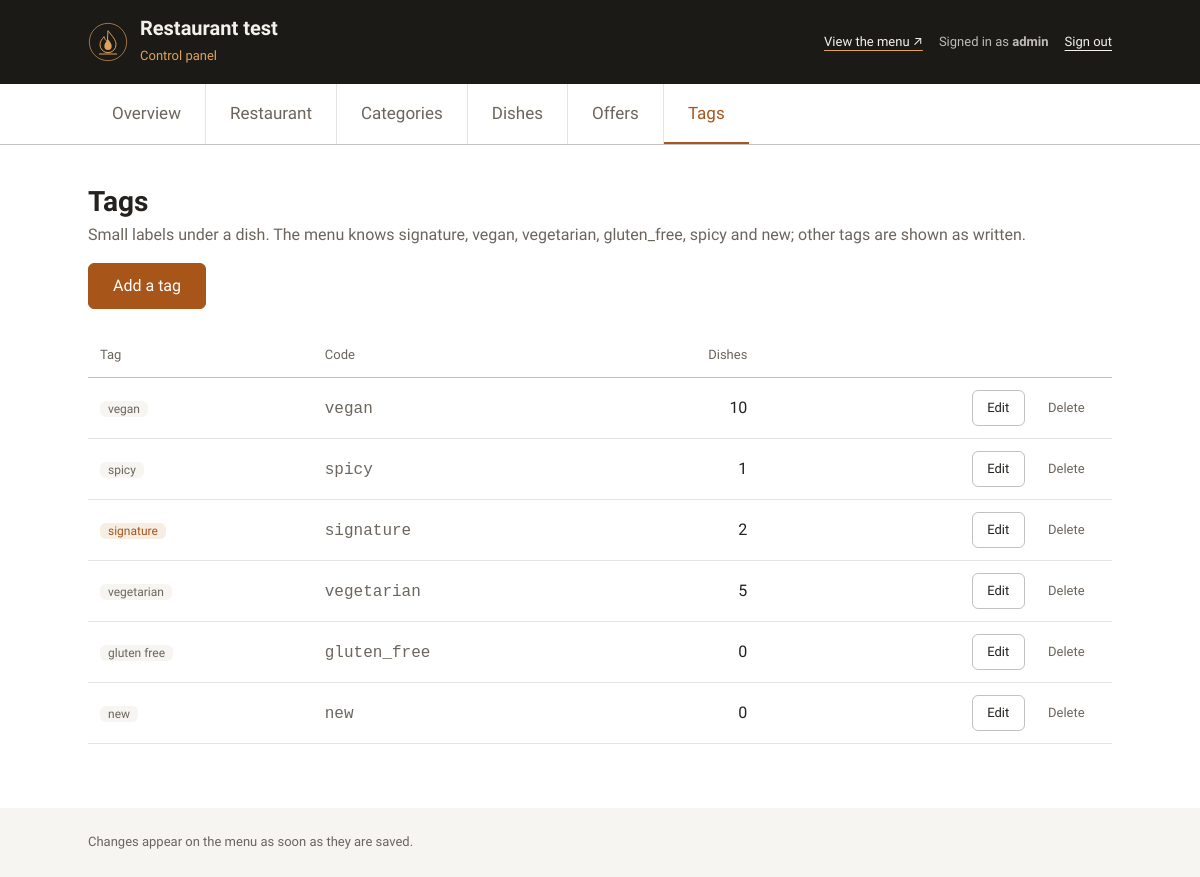
The page /panel/tags/ (signed in) on the database its author committed.
### menu/models.py (models this page shows, shortened)
class Restaurant(models.Model):
    name = models.CharField(max_length=120)
    tagline = models.CharField(max_length=160, blank=True)
    description = models.TextField(blank=True, help_text="One or two sentences.")
    logo = models.FileField(
        upload_to="brand/",
        blank=True,
        validators=[FileExtensionValidator(LOGO_EXTENSIONS)],
        help_text="SVG or transparent PNG, light artwork (it sits on the dark photo).",
    )
    hero_image = models.ImageField(
        upload_to="brand/", blank=True, help_text="Landscape, at least 1920 × 1080."
    )
    currency = models.CharField(
        max_length=3, default="LBP", help_text="ISO 4217 code, e.g. LBP, USD, EUR."
    )
    address = models.CharField(max_length=255, blank=True)
    phone = models.CharField(max_length=40, blank=True)
    email = models.EmailField(blank=True)
    whatsapp_number = models.CharField(
        "WhatsApp number for orders",
        max_length=20,
        blank=True,
        validators=[whatsapp_validator],
        help_text="Digits only, in full international form: 9613000000. Leave empty to turn ordering off.",
    )
    delivery_fee = models.DecimalField(
        max_digits=12,
        decimal_places=2,
        default=0,
        validators=[MinValueValidator(0)],
        help_text="Added to the order when the customer chooses delivery. 0 is shown as “Free”.",
    )
    delivery_enabled = models.BooleanField(
        "home delivery offered", default=True, help_text="Off removes the delivery choice from the cart."
    )
    pickup_enabled = models.BooleanField(
        "pickup offered", default=True, help_text="Off removes the pickup choice from the cart."
    )
    reservation_enabled = models.BooleanField(
        "table reservation offered",
        default=True,
        help_text="Off removes the table reservation choice from the cart.",
    )
    delivery_note = models.CharField(
        max_length=160,
        blank=True,
        help_text="Shown under the delivery choice, e.g. “Delivery inside Chhim only”.",
    )
    @classmethod
    def load(cls):
        return cls.objects.filter(pk=1).first()

class Tag(models.Model):
    code = models.SlugField(
        unique=True,
        help_text="Lowercase, e.g. signature, vegan, vegetarian, gluten_free, spicy, new.",
    )
    class Meta:
        ordering = ["code"]
    @property
    def label(self):
        return self.code.replace("_", " ").replace("-", " ")

### dashboard/views.py (the view)
# urls.py: path("tags/", views.TagListView.as_view(), name="tag_list"),
class TagListView(TagMixin, ListView):
    template_name = "dashboard/tag_list.html"
    def get_queryset(self):
        return Tag.objects.annotate(dish_total=Count("dishes"))

### dashboard/context_processors.py (called while the page is built)
def panel(request):
    if not request.path.startswith("/panel/"):
        return {}
    return {
        "panel_restaurant": Restaurant.load(),
        "menu_site_url": settings.MENU_SITE_URL,
    }

### dashboard/views.py (called while the page is built)
    def test_func(self):
        user = self.request.user
        return user.is_active and user.is_staff

### dashboard/templates/dashboard/tag_list.html (shortened to what this page needs)
{% extends "dashboard/base.html" %}
{% block content %}
<div class="page-head">
  <div>
    <h1 class="page-head__title">Tags</h1>
    <p class="page-head__lead">Small labels under a dish. The menu knows signature, vegan, vegetarian, gluten_free, spicy and new; other tags are shown as written.</p>
  </div>
  <a class="button button--primary" href="{% url 'dashboard:tag_create' %}">Add a tag</a>
</div>
{% if object_list %}
  <div class="table-wrap">
    <table class="table">
      <thead>
        <tr><th>Tag</th><th>Code</th><th class="num">Dishes</th><th><span class="visually-hidden">Actions</span></th></tr>
      </thead>
      <tbody>
        {% for tag in object_list %}
          <tr>
            <td><span class="tag tag--{{ tag.code }}">{{ tag.label }}</span></td>
            <td class="muted"><code>{{ tag.code }}</code></td>
            <td class="num">{{ tag.dish_total }}</td>
            <td>
              <div class="actions">
                <a class="button button--small" href="{% url 'dashboard:tag_update' tag.pk %}">Edit</a>
                <a class="button button--small button--quiet" href="{% url 'dashboard:tag_delete' tag.pk %}">Delete</a>
              </div>
            </td>
          </tr>
        {% endfor %}
      </tbody>
    </table>
  </div>
{% else %}
  <p class="empty">No tags yet. <a href="{% url 'dashboard:tag_create' %}">Add the first one</a>.</p>
{% endif %}
{% endblock %}

### dashboard/templates/dashboard/base.html (shortened to what this page needs)
{% load static %}<!doctype html>
<html lang="en" dir="ltr">
<head>
  <link rel="stylesheet" href="{% static 'dashboard/css/panel.css' %}">
</head>
<body>
{% block body %}
  <header class="panel-header">
    <div class="wrap panel-header__inner">
      <a class="brand" href="{% url 'dashboard:overview' %}">
        <img class="brand__logo" src="{% if panel_restaurant.logo %}{{ panel_restaurant.logo.url }}{% else %}{% static 'dashboard/img/logo.svg' %}{% endif %}" alt="">
        <span>
          <span class="brand__name">{{ panel_restaurant.name|default:"Menu" }}</span><br>
          <span class="brand__sub">Control panel</span>
        </span>
      </a>
      <div class="account">
        <a href="{{ menu_site_url }}" target="_blank" rel="noopener">View the menu ↗</a>
        <span>Signed in as <strong>{{ user.get_username }}</strong></span>
        <form method="post" action="{% url 'dashboard:logout' %}">
          <button class="link-button" type="submit">Sign out</button>
        </form>
      </div>
    </div>
  </header>
  {% with section=view.section %}
  <nav class="panel-nav" aria-label="Panel sections">
    <ul class="tabs" role="list">
      <li class="tabs__item"><a class="tabs__link" href="{% url 'dashboard:overview' %}"{% if section == 'overview' %} aria-current="page"{% endif %}>Overview</a></li>
      <li class="tabs__item"><a class="tabs__link" href="{% url 'dashboard:restaurant' %}"{% if section == 'restaurant' %} aria-current="page"{% endif %}>Restaurant</a></li>
      <li class="tabs__item"><a class="tabs__link" href="{% url 'dashboard:category_list' %}"{% if section == 'categories' %} aria-current="page"{% endif %}>Categories</a></li>
      <li class="tabs__item"><a class="tabs__link" href="{% url 'dashboard:dish_list' %}"{% if section == 'dishes' %} aria-current="page"{% endif %}>Dishes</a></li>
      <li class="tabs__item"><a class="tabs__link" href="{% url 'dashboard:offer_list' %}"{% if section == 'offers' %} aria-current="page"{% endif %}>Offers</a></li>
      <li class="tabs__item"><a class="tabs__link" href="{% url 'dashboard:tag_list' %}"{% if section == 'tags' %} aria-current="page"{% endif %}>Tags</a></li>
    </ul>
  </nav>
  {% endwith %}
  <main class="panel" id="content" tabindex="-1">
    <div class="wrap">
      {% block content %}{% endblock %}
    </div>
  </main>
  <footer class="panel-footer">
    <div class="wrap">Changes appear on the menu as soon as they are saved.</div>
  </footer>
{% endblock %}
</body>
</html>

### dashboard/static/dashboard/css/panel.css (style rules this page uses)
:root { --panel-max: 64rem; --color-danger: #a12a1f; --color-danger-soft: #fbeceb; --color-success: #2f6b3a; --color-success-soft: #e9f3ea; }
body { display: flex; flex-direction: column; background: var(--color-bg); }
.wrap { width: min(100% - 2 * var(--gutter), var(--panel-max)); margin-inline: auto; }
.panel-header { background: var(--dark); color: var(--dark-text); }
.panel-header__inner { display: flex; flex-wrap: wrap; align-items: center; justify-content: space-between; gap: var(--space-s) var(--space-l); padding-block: var(--space-m); }
.brand { display: flex; align-items: center; gap: var(--space-s); color: inherit; text-decoration: none; }
.brand__logo { width: 2.5rem; height: 2.5rem; object-fit: contain; }
.brand__name { font-size: var(--step-2); font-weight: 600; line-height: 1.2; }
.brand__sub { font-size: var(--step--1); color: #e0a15a; }
.account { display: flex; flex-wrap: wrap; align-items: center; gap: var(--space-xs) var(--space-m); font-size: var(--step--1); color: rgb(244 241 234 / 0.75); }
.account a, .link-button { color: var(--dark-text); text-underline-offset: 0.3em; text-decoration-color: #e0a15a; }
.link-button { padding: 0; border: 0; background: none; font: inherit; text-decoration: underline; text-decoration-thickness: 1px; }
.panel-nav { position: sticky; top: 0; z-index: 20; background: var(--color-bg); border-block-end: 1px solid var(--color-line-strong); }
.panel-nav ul.tabs { width: min(100% - 2 * var(--gutter), var(--panel-max)); }
main.panel { flex: 1; padding-block: var(--space-xl) var(--space-2xl); }
.page-head { display: flex; flex-wrap: wrap; align-items: end; justify-content: space-between; gap: var(--space-m); margin-block-end: var(--space-l); }
.page-head__title { font-size: var(--step-3); }
.page-head__lead { margin-block-start: var(--space-2xs); color: var(--color-text-muted); }
.actions { display: flex; flex-wrap: wrap; align-items: center; gap: var(--space-xs); }
.button--primary { border-color: var(--color-accent); background: var(--color-accent); color: #fff; }
.button--small { min-height: 2.25rem; padding: 0.3rem 0.9rem; font-size: var(--step--1); }
.button--quiet { border-color: transparent; color: var(--color-text-muted); }
.table-wrap { overflow-x: auto; }
.table { width: 100%; border-collapse: collapse; }
.table th, .table td { padding: var(--space-s) var(--space-s); border-block-end: 1px solid var(--color-line); text-align: start; vertical-align: middle; }
.table th { font-size: var(--step--1); font-weight: 500; color: var(--color-text-muted); border-block-end-color: var(--color-line-strong); }
.table td.num, .table th.num { text-align: end; font-variant-numeric: tabular-nums; }
.table .actions { justify-content: end; }
.muted { color: var(--color-text-muted); }
.panel-footer { padding-block: var(--space-l); background: var(--color-surface); font-size: var(--step--1); color: var(--color-text-muted); }

### dashboard/static/dashboard/css/base/tokens.css (style rules this page uses)
:root { color-scheme: light; --color-bg: #ffffff; --color-surface: #f6f5f2; --color-text: #24211e; --color-text-muted: #6b655e; --color-accent: #a8551a; --color-accent-soft: #f6ede3; --color-line: rgb(36 33 30 / 0.12); --color-line-strong: rgb(36 33 30 / 0.28); --color-skeleton: rgb(36 33 30 / 0.08); --color-skeleton-shine: rgb(255 255 255 / 0.65); --color-backdrop: rgb(27 26 23 / 0.55); --color-focus: #a8551a; --dark: #1b1a17; --dark-text: #f4f1ea; --font-body: "IBM Plex Sans Arabic", system-ui, -apple-system, "Segoe UI", sans-serif; --step--1: 0.8125rem; --step-0: 1rem; --step-1: 1.0625rem; --step-2: 1.25rem; --step-3: 1.75rem; --step-hero: clamp(2.75rem, 1.6rem + 4.5vw, 4.5rem); --space-2xs: 0.25rem; --space-xs: 0.5rem; --space-s: 0.75rem; --space-m: 1rem; --space-l: 1.5rem; --space-xl: 2.5rem; --space-2xl: 4rem; --gutter: clamp(1rem, 0.5rem + 2vw, 2rem); --content-max: 46rem; --radius-s: 6px; --radius-m: 12px; --ease-out: cubic-bezier(0.22, 1, 0.36, 1); --duration-fast: 150ms; --duration-base: 300ms; }

### dashboard/static/dashboard/css/base/typography.css (style rules this page uses)
body { font-family: var(--font-body); font-size: var(--step-0); line-height: 1.55; -webkit-font-smoothing: antialiased; }
h1, h2, h3 { font-weight: 600; line-height: 1.2; text-wrap: balance; }
p { text-wrap: pretty; }

### dashboard/static/dashboard/css/components/dishes.css (style rules this page uses)
.tag { padding: 0.05rem 0.5rem; border-radius: var(--radius-s); background: var(--color-surface); font-size: 0.75rem; line-height: 1.7; color: var(--color-text-muted); }
.tag--signature { background: var(--color-accent-soft); color: var(--color-accent); }

### rows shown on the page
Restaurant: logo (picture), name "Restaurant test"
Tag: label "vegan", code "vegan", dish_total "10"
Tag: label "spicy", code "spicy", dish_total "1"
Tag: label "signature", code "signature", dish_total "2"
Tag: label "vegetarian", code "vegetarian", dish_total "5"
Tag: label "gluten free", code "gluten_free", dish_total "0"
Tag: label "new", code "new", dish_total "0"

### other values the page prints
{{ user.get_username }} "admin"
